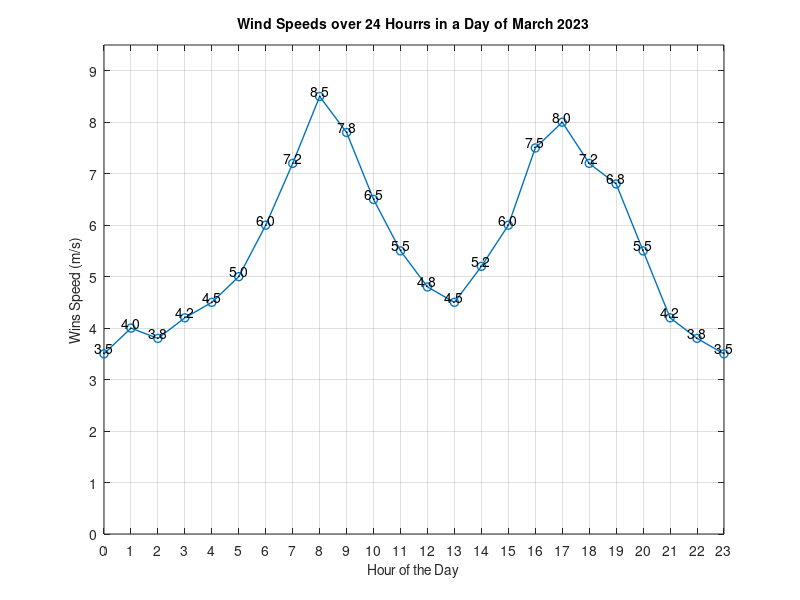

Reproduce this figure in MATLAB. (Note: this script raises an error after producing the figure.)
% MATLAB Program to Plot Wind Speeds over 24 Hours in a Day of March 2023 and Calculate Average

% Clear workspace and close all figures
clear;
close all;

% 監測數據
windSpeeds = [3.5, 4.0, 3.8, 4.2, 4.5, 5.0, 6.0, 7.2, 8.5, 7.8, 6.5, 5.5, ...
              4.8, 4.5, 5.2, 6.0, 7.5, 8.0, 7.2, 6.8, 5.5, 4.2, 3.8, 3.5];

%
averageWindSpeed = mean(windSpeeds);

%
fprintf('The average wind speed for the day is %.2f m/s.\n', averageWindSpeed);

% 
hours = 0:23;

% 
figure;

% Plot
plot(hours, windSpeeds, '-o', 'LineWidth', 1, 'MarkerSize', 6);

% Add 
title('Wind Speeds over 24 Hourrs in a Day of March 2023', 'FontSize', 10);
xlabel('Hour of the Day', 'FontSize', 10);
ylabel('Wins Speed (m/s)', 'FontSize', 10);

% Adjust
xlim([0 23]);
ylim([0 max(windSpeeds) + 1]);

% Add
grid on;

% Optionally,
set(gca, 'FontSize', 10);
set(gca, 'XTick', 0:23);
set(gca, 'YTick', 0:1:max(windSpeeds) + 1);

% add
for k = 1:length(hours)
    text(hours(k), windSpeeds(k), sprintf('%.1f', windSpeeds(k)),...
    'VerticalAlignment', 'bottom', 'HorizontalAlignment', 'center');
end

% Add
hold on;
yline(averageWindSpeed, '--b', 'LineWidth',1);
text(0, averageWindSpeed, sprintf('Avg: %.2f m/s', averageWindSpeed), ...
    'VerticalAlignment', 'bottom', 'HorizontalAlignment', 'left', 'Color', 'b');

% Adjust
set(gcf, 'Color', 'w');
